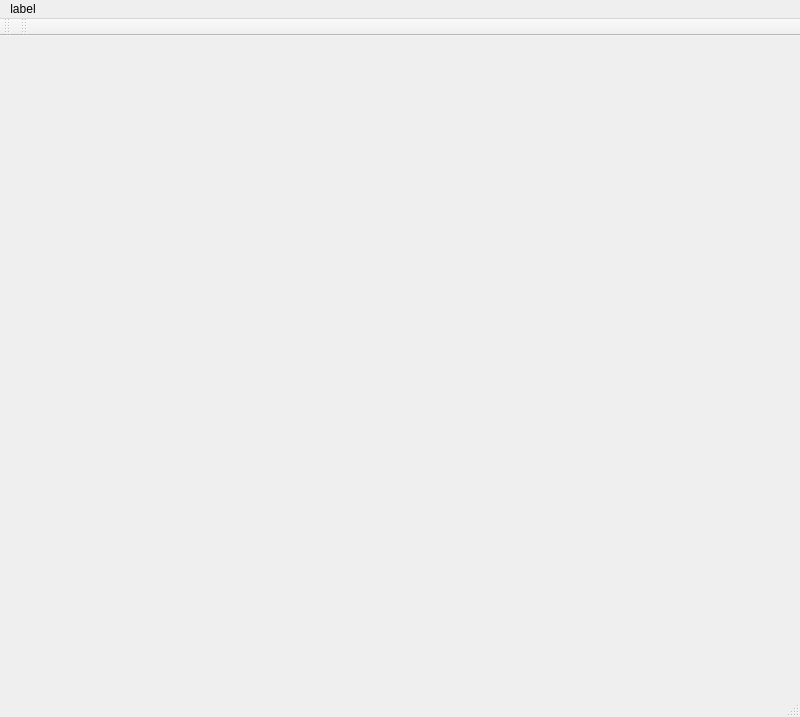
<?xml version="1.0" encoding="UTF-8"?>
<ui version="4.0">
 <class>MainWindow</class>
 <widget class="QMainWindow" name="MainWindow">
  <property name="geometry">
   <rect>
    <x>0</x>
    <y>0</y>
    <width>800</width>
    <height>717</height>
   </rect>
  </property>
  <property name="windowTitle">
   <string>MainWindow</string>
  </property>
  <widget class="QWidget" name="centralwidget"/>
  <widget class="QMenuBar" name="menubar">
   <property name="geometry">
    <rect>
     <x>0</x>
     <y>0</y>
     <width>800</width>
     <height>28</height>
    </rect>
   </property>
   <widget class="QMenu" name="menuLabel">
    <property name="title">
     <string>label</string>
    </property>
   </widget>
   <addaction name="menuLabel"/>
  </widget>
  <widget class="QStatusBar" name="statusbar"/>
  <widget class="QToolBar" name="toolBar">
   <property name="windowTitle">
    <string>toolBar</string>
   </property>
   <attribute name="toolBarArea">
    <enum>TopToolBarArea</enum>
   </attribute>
   <attribute name="toolBarBreak">
    <bool>false</bool>
   </attribute>
  </widget>
  <widget class="QToolBar" name="toolBar_2">
   <property name="windowTitle">
    <string>toolBar_2</string>
   </property>
   <attribute name="toolBarArea">
    <enum>TopToolBarArea</enum>
   </attribute>
   <attribute name="toolBarBreak">
    <bool>false</bool>
   </attribute>
  </widget>
 </widget>
 <resources/>
 <connections/>
</ui>
